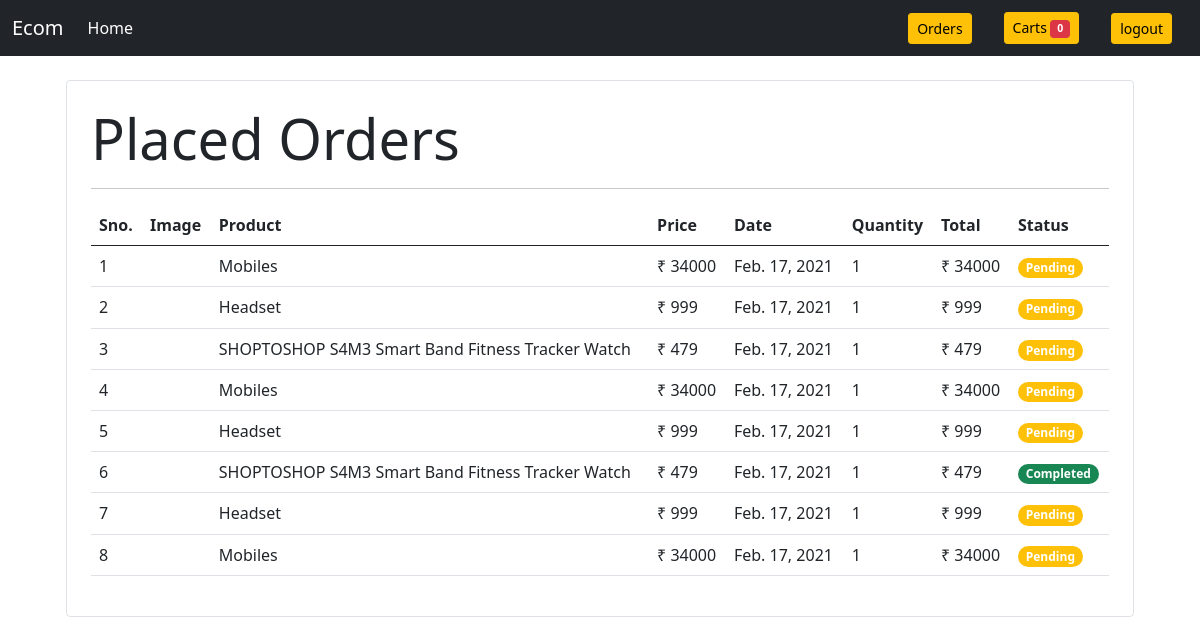
Screenshot of /orders/ (signed in) with the database file from the repository.
### store/models.py (models this page shows, shortened)
class Order(models.Model):
    product = models.ForeignKey(Product,
                                on_delete=models.CASCADE)
    customer = models.ForeignKey(Customer,
                                 on_delete=models.CASCADE)
    quantity = models.IntegerField(default=1)
    price = models.IntegerField()
    address = models.CharField(max_length=50, default='', blank=True)
    phone = models.CharField(max_length=50, default='', blank=True)
    date = models.DateField(default=datetime.datetime.today)
    status = models.BooleanField(default=False)

class Product(models.Model):
    name = models.CharField(max_length=50)
    price = models.IntegerField()
    category = models.ForeignKey(Category, on_delete=models.CASCADE)
    image = models.ImageField(upload_to='static/images')

### store/middlewares/auth.py (the view)
    def middleware(request):
        if not request.session.get('customer'):
            return redirect('login')
        response = get_response(request)
        return response

### store/templatetags/custom_filter.py (called while the page is built)
@register.filter(name='currency')
def currency(number):
    return "₹ " + str(number)

@register.filter(name='multiply')
def multiply(number, number1):
    return number * number1

### store/views.py (called while the page is built)
@auth_middleware
def orders(request):
    if request.method == "GET":
        customer = request.session.get('customer')
        orders = Order.objects.filter(customer=customer)
        return render(request,'store/orders.html',{'orders': orders})

### store/templates/store/orders.html (shortened to what this page needs)
{% extends 'store/base.html' %}
{% load static %}
{% block body %}
{% load cart %}
{% load custom_filter %}
{% if orders %}
<div class="container cart-table">
   <div class="border rounded p-4 m-4">
        <p class="display-4 pl-4 ml-4">Placed Orders</p>
        <hr>
        <table class="table">
            <thead>
                <tr>
                    <th>Sno.</th>
                    <th>Image</th>
                    <th>Product</th>
                    <th>Price</th>
                    <th>Date</th>
                    <th>Quantity</th>
                    <th>Total</th>
                    <th>Status</th>
                </tr>
            </thead>
            <tbody>
                {% for order in orders %}
                <tr>
                    <td>{{forloop.counter}}</td>
                    <td><img style="height: 80px;" class="rounded-circle" src="{{order.product.image.url}}" alt=""></td>
                    <td>{{order.product.name}}</td>
                    <td>{{order.price|currency}}</td>
                    <td>{{order.date}}</td>
                    <td>{{order.quantity}}</td>
                    <td>{{order.quantity|multiply:order.price|currency}}</td>
                    {% if order.status %}
                        <td ><span class="badge rounded-pill bg-success">Completed</span></td>
                    {% else %}
                        <td ><span class="badge rounded-pill bg-warning">Pending</span></td>
                    {% endif %}
                </tr>
                {% endfor %}
            </tbody>
        </table>
   </div>
</div>
{% endif %}
{% endblock body %}

### store/templates/store/base.html (shortened to what this page needs)
{% load static %}
<!DOCTYPE html>
<html lang="en">
<head>
    <link href="https://cdn.jsdelivr.net/npm/bootstrap@5.0.0-beta2/dist/css/bootstrap.min.css" rel="stylesheet">
    <link rel="stylesheet" type="text/css" href="{% static 'css/main.css' %}">
</head>
<body>
{% block content %}
<nav class="navbar navbar-expand-lg navbar-dark bg-dark">
  <div class="container-fluid">
    <a class="navbar-brand" href="{% url 'home' %}">Ecom</a>
    <div class="collapse navbar-collapse" id="navbarSupportedContent">
      <ul class="navbar-nav me-auto mb-2 mb-lg-0">
        <li class="nav-item">
          <a class="nav-link active" aria-current="page" href="{% url 'home' %}">Home</a>
        </li>
      </ul>
        {% if request.session.customer %}
         <form class="d-flex mx-2">
              <a class="btn btn-warning btn-sm mx-2" aria-current="page" href="{% url 'orders' %}">Orders</a>
          </form>
         <form class="d-flex mx-2">
              <a class="btn btn-warning btn-sm mx-2" aria-current="page" href="{% url 'cart' %}">Carts
                  <span class="badge bg-danger">{{request.session.cart.keys|length}}</span></a>
          </form>
         <form class="d-flex mx-2">
              <a class="btn btn-warning btn-sm mx-2" aria-current="page" href="{% url 'logout' %}">logout</a>
          </form>
        {% else %}
        <form class="d-flex mx-2">
              <a class="btn btn-warning btn-sm mx-2" aria-current="page" href="{% url 'login' %}">login</a>
              <a class="btn btn-warning btn-sm mx-2" aria-current="page" href="{% url 'signup' %}">signup</a>
          </form>
        {% endif %}
    </div>
  </div>
</nav>
{% endblock %}
{% block body %}
{% load cart %}
{% endblock body %}
</body>
</html>

### rows the page displays
Order: product.name "Mobiles", price "₹ 34000", date "Feb. 17, 2021", quantity "1", quantity|multiply "₹ 34000", status "Pending"
Order: product.name "Headset", price "₹ 999", date "Feb. 17, 2021", quantity "1", quantity|multiply "₹ 999", status "Pending"
Order: product.name "SHOPTOSHOP S4M3 Smart Band Fitness Tracker Watch", price "₹ 479", date "Feb. 17, 2021", quantity "1", quantity|multiply "₹ 479", status "Pending"
Order: product.name "Mobiles", price "₹ 34000", date "Feb. 17, 2021", quantity "1", quantity|multiply "₹ 34000", status "Pending"
Order: product.name "Headset", price "₹ 999", date "Feb. 17, 2021", quantity "1", quantity|multiply "₹ 999", status "Pending"
Order: product.name "SHOPTOSHOP S4M3 Smart Band Fitness Tracker Watch", price "₹ 479", date "Feb. 17, 2021", quantity "1", quantity|multiply "₹ 479", status "Completed"
Order: product.name "Headset", price "₹ 999", date "Feb. 17, 2021", quantity "1", quantity|multiply "₹ 999", status "Pending"
Order: product.name "Mobiles", price "₹ 34000", date "Feb. 17, 2021", quantity "1", quantity|multiply "₹ 34000", status "Pending"

### other values shown
{{ request.session.cart.keys|length }} "0"
